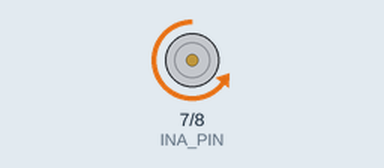
The sketch below on a simulated Arduino Uno, built with avr-gcc and run on an emulated ATmega328P. On the bench: motor-driver pin pairs drawn as motors (green arrow = first pin HIGH = forward, orange = second pin HIGH = backward, longer = more drive, scaled by the enable pin). Random numbers use the default seed unless the sketch sets one.

Above: at 0.16 s.
At 10.7 s:
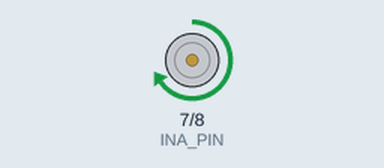
At 18.4 s:
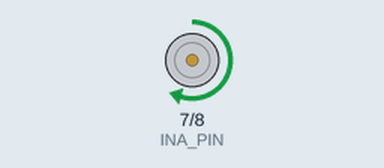
At 35.4 s:
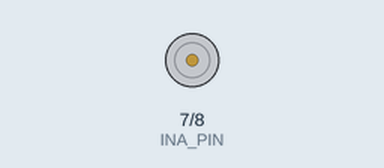
Timing chart, 0 to 40.0 s (numbered marks = the images above):
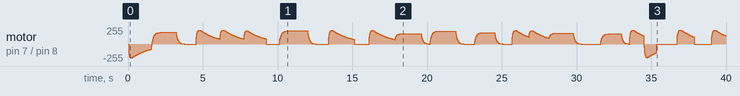

The sketch:

controller_test.ino
```cpp
//

/*
  Scroll
  - Brake
  - Accel to Target
  - Hold Target for X ms
  - Brake

  Swipe
  - Accel to Target
  - Hold Target for X ms
  - Coast

  Pause
  - Brake
  - Hold Stopped for X ms

*/

#define LOOK  0
#define SCROLL 1
#define SWIPE 2

#define ACCEL  0
#define HOLD 1
#define DECEL 2
#define DONE 3

#define BRAKE 0x11
#define FORWARD 0x01
#define REVERSE 0x10
#define COAST 0x00

#define PWM_PIN 3
#define INA_PIN 7
#define INB_PIN 8

boolean action_is_complete = true;

float drag = 0.25;

int target_speed = 0;
int motor_speed = 0;
int motor_direction = 1;
int current_direction = 0;
int last_direction = 0;

long current_time = 0;

int refresh_interval = 33;
long last_refresh = 0;

int action_state = 0;
int current_action = 0;
int last_action = 0;
long action_duration = 5000;
long action_start = 0;


void setup() {
  // put your setup code here, to run once:
  pinMode(PWM_PIN, OUTPUT);
  pinMode(INA_PIN, OUTPUT);
  pinMode(INB_PIN, OUTPUT);
  Serial.begin(19200);
}

void loop() {

  //capture start of the loop
  current_time = millis();

  if (current_time - last_refresh >= refresh_interval ) {
    last_refresh = current_time;

    if (action_is_complete) {
      last_action = current_action;
      action_is_complete = false;

      switch (last_action) {
        case LOOK:
          current_action = random(1000) < 300 ? SCROLL : SWIPE;
          break;
        case SCROLL:
          current_action = random(1000) < 500 ? SCROLL : random(1000) < 250 ? SWIPE : LOOK;
          break;
        case SWIPE:
          current_action = random(1000) < 500 ? SWIPE : random(1000) < 500 ? SCROLL : LOOK;
          break;
        default:
          current_action = random(3);
          break;
      }

      switch (current_action) {
        case LOOK:
          initLook();
          break;
        case SCROLL:
          initScroll();
          break;
        case SWIPE:
          initSwipe();
          break;
      }

    } else {
      switch (current_action) {
        case LOOK:
          doLook();
          break;
        case SCROLL:
          doScroll();
          break;
        case SWIPE:
          doSwipe();
          break;
      }
    }

    if (motor_speed > target_speed) {
      motor_speed -= max( round(drag * float(motor_speed - target_speed)), 1);
    } else if (motor_speed < target_speed) {
      motor_speed += max(round(drag * float(target_speed - motor_speed)), 1);
    }

    set_speed(motor_speed);

  }
}


//----------------------------------------------------------------
// MOTOR CONTROL

void set_brake() {
  digitalWrite(INA_PIN, HIGH);
  digitalWrite(INB_PIN, HIGH);
}

void set_coast() {
  digitalWrite(INA_PIN, LOW);
  digitalWrite(INB_PIN, LOW);
}

void set_forward() {
  digitalWrite(INA_PIN, HIGH);
  digitalWrite(INB_PIN, LOW);
}

void set_reverse() {
  digitalWrite(INA_PIN, LOW);
  digitalWrite(INB_PIN, HIGH);
}

void set_speed(int motor_speed) {
  analogWrite( PWM_PIN, abs(motor_speed));
  current_direction = motor_speed > 0 ? 1 : -1;

  if (last_direction != current_direction) {
    motor_speed > 0 ? set_forward() : set_reverse();
    last_direction = current_direction;
  }

}

void stopMotor() {
  motor_speed = 0;
  target_speed = 0;
  set_speed(motor_speed);
}

//----------------------------------------------------------------
// LOOK ACTION

void initLook() {

  action_start = millis();
  stopMotor();

  // How long to LOOK based on last_action
  switch (last_action) {
    case LOOK:
      action_duration = random(500, 1500);
      break;
    case SCROLL:
      action_duration = random(500, 1500);
      break;
    case SWIPE:
      action_duration = random(750, 1500);
      break;
    default:
      action_duration = random(500, 2000);
      break;
  }

  target_speed = 0;
  action_state = HOLD;
}

void doLook() {
  if (millis() - action_start >= action_duration) {
    action_state = DONE;
    action_is_complete = true;
  }
}

//----------------------------------------------------------------
// SWIPE ACTION

void initSwipe() {

  switch (last_action) {
    case LOOK:
      action_duration = random(750, 1500);
      break;
    case SCROLL:
      action_duration = random(500, 750);
      break;
    case SWIPE:
      action_duration += random(-250 , 250);
      action_duration = max(action_duration, 250);
      break;
    default:
      action_duration = random(750, 1750);
      break;
  }

  switch (motor_direction) {
    case 1:
      motor_direction = random(1000) < 125 ? -1 : 1;
      break;
    case -1:
      motor_direction = random(1000) < 250 ? -1 : 1;
      break;
  }

  target_speed = motor_direction * random(200, 215);

  drag = 0.5;
  action_state = ACCEL;
}

void doSwipe() {
  switch (action_state) {
    case ACCEL:
      if (motor_speed == target_speed) {
        action_start = millis();
        target_speed = 0;
        drag = 0.025;
        action_state = DECEL;
      }
      break;
    case DECEL:
      if (millis() - action_start >= action_duration) {
        action_state = DONE;
        action_is_complete = true;
      }
      break;
  }
}

//----------------------------------------------------------------
// SCROLL ACTION

void initScroll() {

  switch (last_action) {
    case LOOK:
      action_duration = random(750, 1500);
      break;
    case SCROLL:
      action_duration += random(-250 , 250);
      action_duration = max(action_duration, 330);
      break;
    case SWIPE:
      action_duration += random(-250 , 250);
      break;
    default:
      action_duration = random(500, 1500);
      break;
  }

  switch (motor_direction) {
    case 1:
      motor_direction = random(1000) < 125 ? -1 : 1;
      break;
    case -1:
      motor_direction = random(1000) < 250 ? -1 : 1;
      break;
  }

  target_speed = motor_direction * random(150, 200);
  drag = 0.25;
  action_state = ACCEL;
}

void doScroll() {
  switch (action_state) {
    case ACCEL:
      if (motor_speed == target_speed) {
        action_start = millis();
        action_state = HOLD;
      }
      break;
    case HOLD:
      if (millis() - action_start >= action_duration) {
        target_speed = 0;
        action_state = DECEL;
      }
      break;
    case DECEL:
      if (motor_speed == target_speed) {
        action_is_complete = true;
        set_brake();
        action_state = DONE;
      }
      break;
  }
}
```
